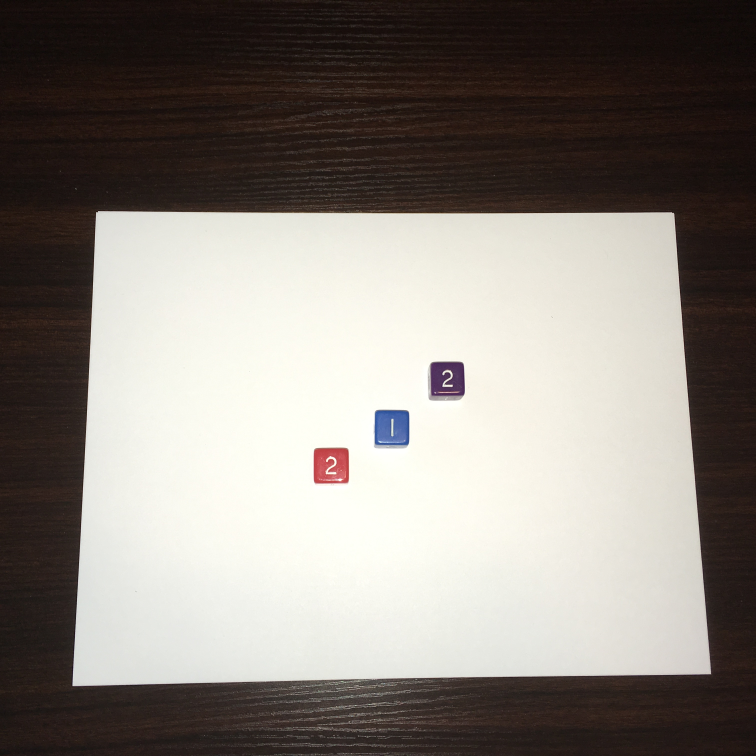
#> input picture tests/IMG_4780.JPG, 3024 x 3024 px, found by its file name (shown at 1/4 size)
$ python dice_processing.py
#> lines starting #> are read from the running program, lines starting #| are printed output that depends on the picture; after the words box and inside, x2 and y2 are one past the last pixel; in counts of white or black regions, pixels touching at a corner belong together
#> further down, image is the input picture: shape (3024, 3024, 3); mean R, G, B 137.1, 130.9, 124.7
"""
The functions that handle the various steps of the image processing
"""
from skimage.io import imread
import matplotlib.pyplot as plt
from skimage.filters import threshold_otsu
from skimage.segmentation import clear_border
from skimage.measure import label, regionprops
from skimage.morphology import closing, square
from skimage.transform import resize, rescale, rotate
from skimage.filters import gaussian
from skimage.color import rgb2gray
import numpy as np
from skimage import img_as_ubyte, img_as_float

def show_image(image):
    fig, ax = plt.subplots()
    ax.axis('off')
    ax.imshow(image, interpolation='nearest', cmap=plt.cm.gray)
    plt.show()

def crop_dice(image_color,degree_rotation=0):
    results=[]

    image=rgb2gray(image_color)
#> image: shape (3024, 3024) float64
    thresh = threshold_otsu(image)
#> thresh = 0.522
    bw = closing(image < thresh, square(3))
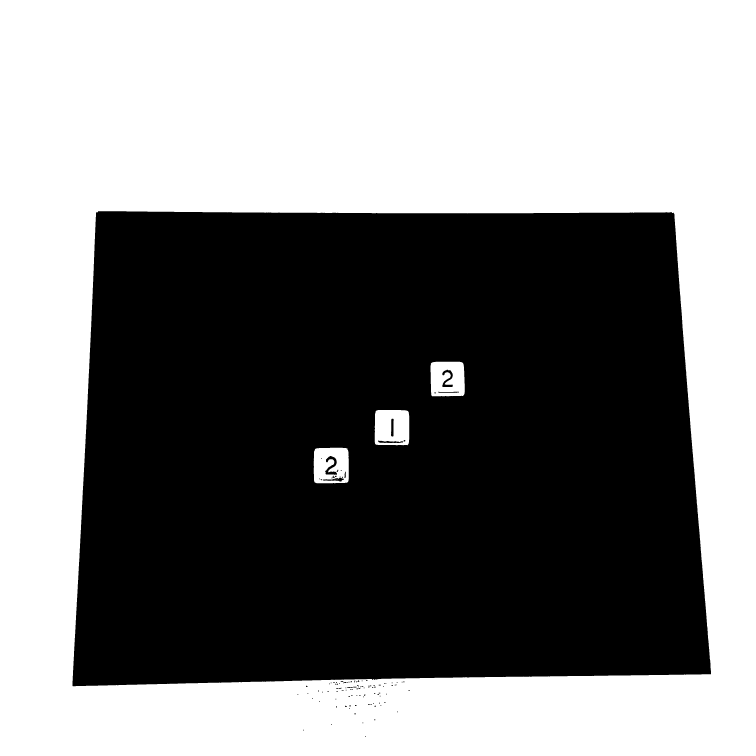
#> bw: shape (3024, 3024) bool (shown at 1/4 size); 50.9% white; 119 black regions (89 under 20 px), largest, box (x1, y1, x2, y2) and area: (290, 845, 2844, 2745) 4479208, (1301, 1824, 1348, 1899) 1528, (1769, 1479, 1811, 1548) 1240

    # remove border
    cleared = clear_border(bw)
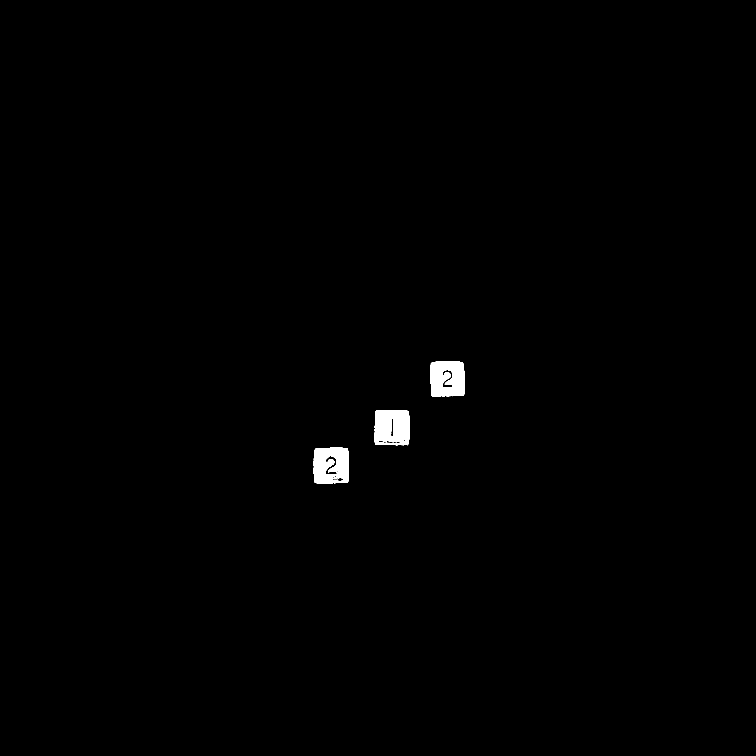
#> cleared: shape (3024, 3024) bool (shown at 1/4 size); 0.56% white; 4 white regions (1 under 20 px)
    # label image regions
    label_image = label(cleared)
#> label_image: shape (3024, 3024) int32; 5 distinct labels, from 0 to 4

    regions = [region for region in regionprops(label_image) if region.area >= 100]
#> regions = 3 regions; box (x1, y1, x2, y2) and area: (1499, 1640, 1637, 1781) 17773, (1255, 1791, 1395, 1933) 16988, (1722, 1447, 1859, 1585) 16782
    regions = sorted(regions,key= lambda x: x.area, reverse=True)

    #ensure that the images size are close to eachother
    regions = [region for region in regions if region.area>regions[1].area*.8 ]

    for region in regions:
        minr, minc, maxr, maxc = region.bbox
        die=image_color[minr:maxr,minc:maxc]
        if degree_rotation:
            die=rotate(die,degree_rotation,resize=True)
        results.append(np.copy(die))

    return results

def threshold_a_die(image):
    thresh = threshold_otsu(image)
    bw = closing(image > thresh, square(5))
    h,w = image.shape
    border=int((h+w)/2*(1/6))
    clear=clear_border(bw,border)
    return img_as_ubyte(clear)

def center_largest_object(image):
    "find the largest object in an image and put it in it's own image"

    label_image=label(image)
    region=max( regionprops(label_image), key=lambda x: x.area)
    minr, minc, maxr, maxc = region.bbox
    h , w = maxr-minr, maxc-minc
    new_size=int(max(h,w)*1.2)
    clean_image=np.zeros((new_size,new_size)).astype(bool)
    r_offset=(new_size-h)//2
    c_offset=(new_size-w)//2
    clean_image[(r_offset):(maxr-minr+r_offset),(c_offset):(maxc-minc+c_offset)]=image[minr:maxr,minc:maxc].astype(bool)
    return clean_image

def center_and_clean(image,guess_orientation=False,new_size=50):
    clean_image=center_largest_object(image)

    if guess_orientation:
        print("why here")
        #roate based on moment
        props=max(regionprops(label(clean_image)), key= lambda x: x.area)
        row,col=props.centroid
        radian=props.orientation
        clean_image=rotate(clean_image,-1*radian*180/3.14159,center=(int(row),int(col)))


        #try to rotate the image based on its centroid
        props=max(regionprops(label(clean_image)), key= lambda x: x.area)
        row,col=props.centroid
        minr, minc, maxr, maxc = props.bbox

        lr_sym=col-((maxc-minc)/2+minc)
        ud_sym=row-((maxr-minr)/2+minr)

        if  lr_sym >1.6:
            clean_image=rotate(clean_image,180)
        elif  ud_sym < -1.6:
            clean_image=rotate(clean_image,180)

    final_image=center_largest_object(clean_image)
    final_image=resize(final_image/final_image.max(),(new_size,new_size), mode="constant")
    return img_as_float(final_image)

if __name__=="__main__":
    image=imread("tests/IMG_4780.jpg")
    for cropped_dice in crop_dice(image,degree_rotation=0)[1:]:
        im=threshold_a_die(rgb2gray(cropped_dice))
        show_image(im)
        im=center_and_clean(im)
        show_image(im)
        im=img_as_float(im)
#> this loop made 2 passes
#> (thresh in threshold_a_die, border in threshold_a_die) on passes 1 to 2: (0.669, 23), (0.532, 22)
#> pass 1, in show_image, `plt.show()`:
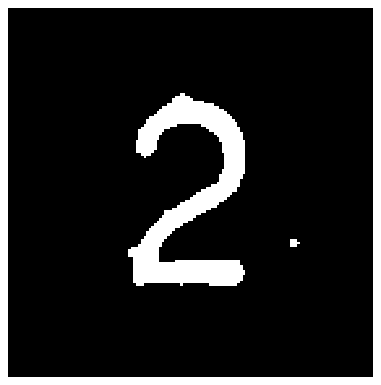
#> figure drawn by matplotlib, 1 panel
#> pass 1, in show_image (call 2), `plt.show()`:
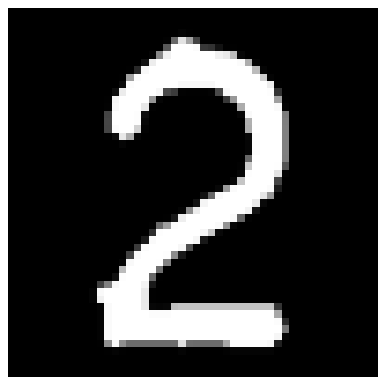
#> figure drawn by matplotlib, 1 panel
#> pass 2, in show_image (call 3), `plt.show()`:
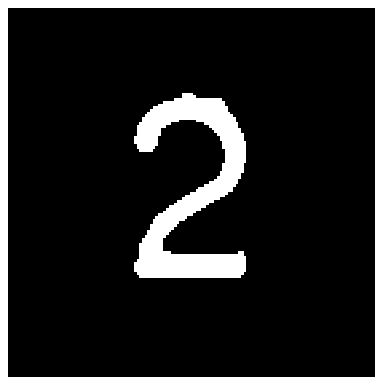
#> figure drawn by matplotlib, 1 panel
#> pass 2, in show_image (call 4), `plt.show()`:
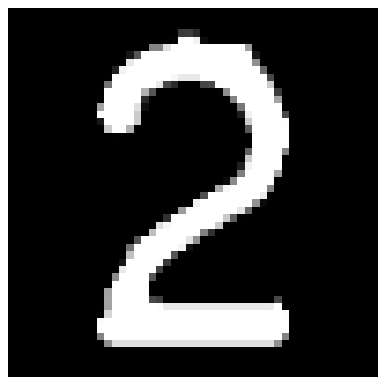
#> figure drawn by matplotlib, 1 panel
#> after the loop:
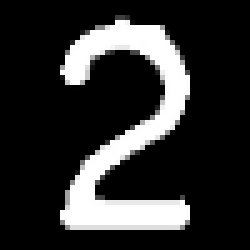
#> im: shape (50, 50) float64 (shown 5 times larger); min 0, max 1, mean 0.185

$ run again, with tests/IMG_4783.JPG copied over tests/IMG_4780.JPG
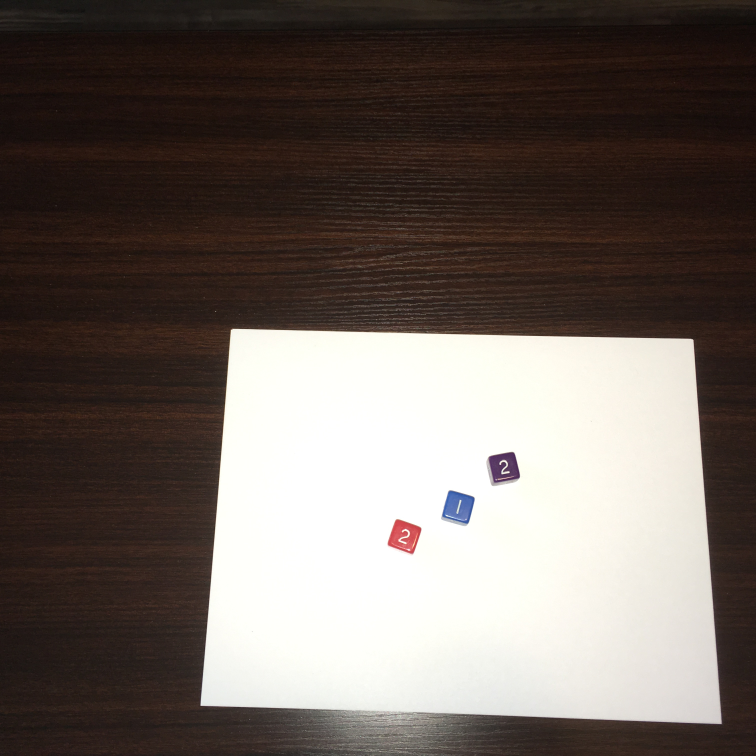
#> input picture tests/IMG_4783.JPG, 3024 x 3024 px, found by its file name (shown at 1/4 size)
#> image is the input picture: shape (3024, 3024, 3); mean R, G, B 110, 100.6, 94.9
#> image: shape (3024, 3024) float64
#> in crop_dice, `thresh = threshold_otsu(image)`: thresh = 0.545
#> in crop_dice, `bw = closing(image < thresh, square(3))`:
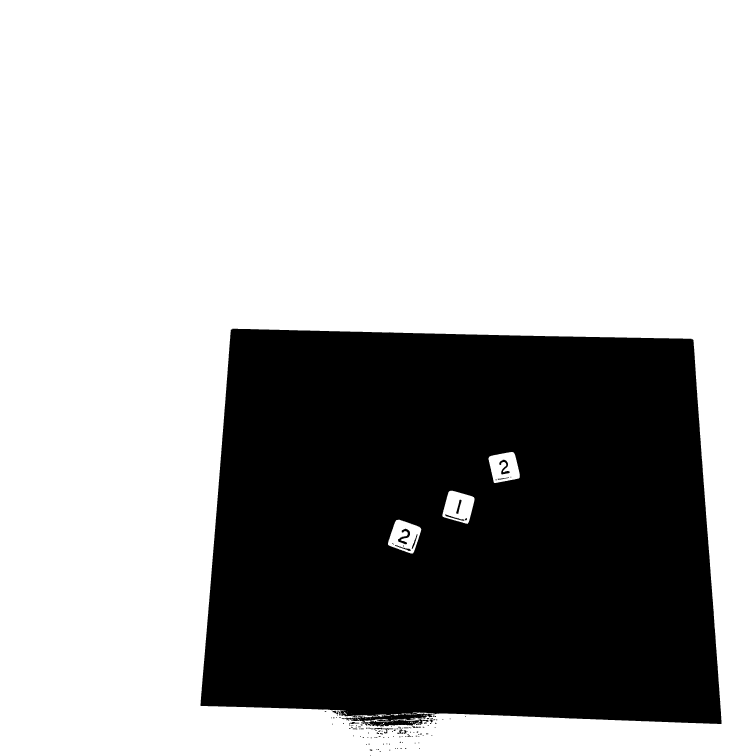
#> bw: shape (3024, 3024) bool (shown at 1/4 size); 67.5% white; 159 black regions (97 under 20 px), largest, box (x1, y1, x2, y2) and area: (802, 1315, 2886, 2896) 2965116, (1472, 2879, 1679, 2906) 3267, (1592, 2115, 1640, 2177) 1045
#> cleared: shape (3024, 3024) bool; 0.37% white; 38 white regions (27 under 20 px)
#> label_image: shape (3024, 3024) int32; 39 distinct labels, from 0 to 38
#> in crop_dice, `regions = [region for region in regionprops(label_image) if region.are..`: regions = 5 regions; box (x1, y1, x2, y2) and area: (1769, 1963, 1898, 2096) 11277, (1954, 1808, 2079, 1932) 10786, (1552, 2079, 1685, 2214) 10596, (1502, 2857, 1563, 2868) 248, (1563, 2856, 1607, 2862) 125
#> in crop_dice, `regions = [region for region in regions if region.area>regions[1].area..`: regions = 3 regions; box (x1, y1, x2, y2) and area: (1769, 1963, 1898, 2096) 11277, (1954, 1808, 2079, 1932) 10786, (1552, 2079, 1685, 2214) 10596
#> the loop `for cropped_dice in crop_dice(image,degree_rotation=0)[1:]:` made 2 passes
#> (thresh in threshold_a_die, border in threshold_a_die) on passes 1 to 2: (0.564, 20), (0.709, 22)
#> after the loop `for cropped_dice in crop_dice(image,degree_rotation=0)[1:]:`:
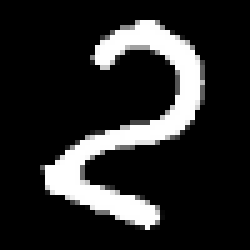
#> im: shape (50, 50) float64 (shown 5 times larger); min 0, max 1, mean 0.157
